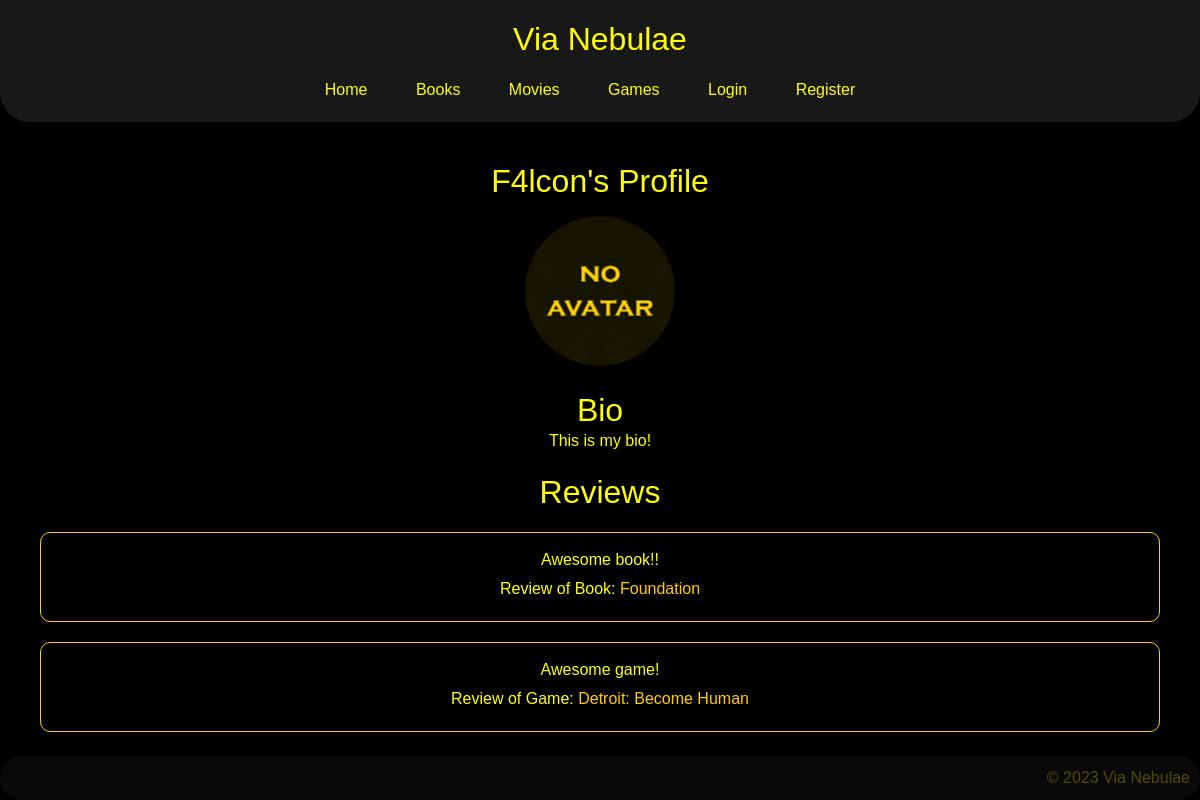
The page /profile/2 on the database its author committed.
### app.py (models this page shows)
class User(db.Model, UserMixin):
    id = db.Column(db.Integer, primary_key=True)
    username = db.Column(db.String(20), unique=True, nullable=False)
    password = db.Column(db.String(60), nullable=False)
    bio = db.Column(db.String(180), nullable=True)
    book_reviews = db.relationship('BookReview', backref='user', lazy=True)
    game_reviews = db.relationship('GameReview', backref='user', lazy=True)
    movie_reviews = db.relationship('MovieReview', backref='user', lazy=True)
    avatar = db.Column(db.String(255), default='default_avatar.png')

class BookReview(db.Model):
    id = db.Column(db.Integer, primary_key=True)
    content = db.Column(db.Text, nullable=False)
    user_id = db.Column(db.Integer, db.ForeignKey('user.id'), nullable=False)
    book_id = db.Column(db.Integer, db.ForeignKey('book.id'), nullable=False)

class Book(db.Model):
    id = db.Column(db.Integer, primary_key=True)
    title = db.Column(db.String(255), nullable=False)
    author = db.Column(db.String(255), nullable=False)
    genre = db.Column(db.String(255), nullable=False)
    synopsis = db.Column(db.Text, nullable=True)
    cover_image = db.Column(db.String(255), default='default_cover.png')
    reviews = db.relationship('BookReview', backref='book', lazy=True)

class GameReview(db.Model):
    id = db.Column(db.Integer, primary_key=True)
    content = db.Column(db.Text, nullable=False)
    user_id = db.Column(db.Integer, db.ForeignKey('user.id'), nullable=False)
    game_id = db.Column(db.Integer, db.ForeignKey('game.id'), nullable=False)

class Game(db.Model):
    id = db.Column(db.Integer, primary_key=True)
    title = db.Column(db.String(255), nullable=False)
    studio = db.Column(db.String(255), nullable=False)
    genre = db.Column(db.String(255), nullable=False)
    synopsis = db.Column(db.Text, nullable=True)
    cover_image = db.Column(db.String(255), default='default_cover.png')
    reviews = db.relationship('GameReview', backref='game', lazy=True)

### app.py (the view)
@app.route('/profile/<int:user_id>')
def profile(user_id):
    user = User.query.get_or_404(user_id)
    all_reviews = user.book_reviews + user.game_reviews + user.movie_reviews
    reviews = sorted(all_reviews, key=lambda review: review.id, reverse=True)
    return render_template('profile.html', user=user, reviews=reviews)

### templates/profile.html
{% extends 'layout.html' %}
{% block content %}
<div id="profile-page">
    <h1>{{ user.username }}'s Profile</h1>
    <img src="{{ url_for('static', filename='images/avatars/' + user.avatar) }}" alt="User Avatar" width="100">
    <h2>Bio</h2>
    <p>{{ user.bio or 'No bio available' }}</p>
    <h2>Reviews</h2>
    {% if reviews %}
        <ul>
            {% for review in reviews %}
            <div class="review-card">
                <ul>
                    <p>{{ review.content }}</p>
                    {% if review.book_id %}
                        <p>Review of Book: <a href="{{ url_for('book', book_id=review.book_id) }}">{{ review.book.title }}</a></p>
                    {% elif review.movie_id %}
                        <p>Review of Movie: <a href="{{ url_for('movie', movie_id=review.movie_id) }}">{{ review.movie.title }}</a></p>
                    {% elif review.game_id %}
                        <p>Review of Game: <a href="{{ url_for('game', game_id=review.game_id) }}">{{ review.game.title }}</a></p>
                    {% endif %}
                </ul>
            </div>
            {% endfor %}
        </ul>
    {% else %}
        <p>No reviews yet.</p>
    {% endif %}
</div>
{% endblock %}

### static/css/style.css (style rules this page uses)
body, h1, h2, h3, p, ul, li { margin: 0; padding: 0; }
body { font-family: 'Arial', sans-serif; background-color: black; color: yellow; }
h1 { font-size: 2em; text-align: center; }
#profile-page { text-align: center; padding: 20px; }
#profile-page h1 { margin-bottom: 10px; }
#profile-page img { border-radius: 50%; margin: 30px 0; box-shadow: 0 0 10px rgba(0, 0, 0, 0.3); scale: 1.5; }
#profile-page h2 { margin-top: 20px; }
#profile-page p { margin-bottom: 5px; }
#profile-page ul { list-style: none; padding: 0; }
#profile-page a { color: #ffcc00; }
#profile-page .review-card { border: 1px solid #ffcc00; border-radius: 10px; padding: 15px; margin: 20px 0; align-items: center; transition: all 1s; }

### rows shown on the page
User: username "F4lcon", avatar (placeholder picture), bio "This is my bio!"
BookReview: content "Awesome book!!", book "Foundation"
GameReview: content "Awesome game!", game "Detroit: Become Human"
